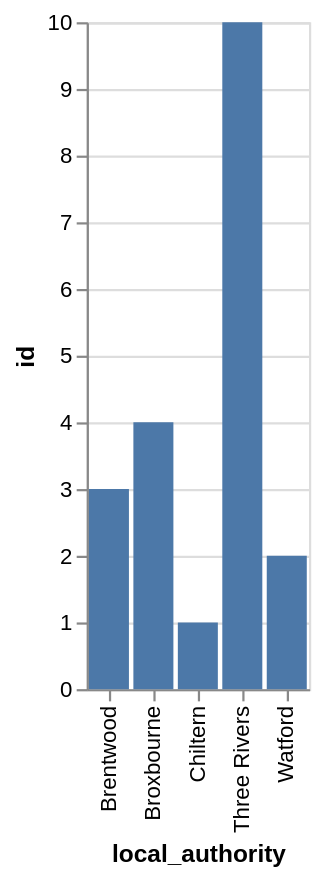

The specification (Vega-Lite) saved for this image:
### Vega-Lite specification from a JSON file in a GitHub repository (floating-point values rounded to 4 significant figures)
{"data": {"values": [{"x_data": "Brentwood", "y_data": 3}, {"x_data": "Broxbourne", "y_data": 4}, {"x_data": "Chiltern", "y_data": 1}, {"x_data": "Three Rivers", "y_data": 10}, {"x_data": "Watford", "y_data": 2}]}, "mark": "bar", "encoding": {"x": {"field": "x_data", "type": "nominal", "title": "local_authority", "sort": "ascending"}, "y": {"field": "y_data", "type": "quantitative", "title": "id"}}}
